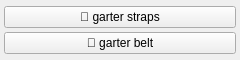
<?xml version="1.0" encoding="UTF-8"?>
<ui version="4.0">
 <class>clothes_garter_straps_menu</class>
 <widget class="QWidget" name="clothes_garter_straps_menu">
  <property name="geometry">
   <rect><x>0</x><y>0</y><width>240</width><height>60</height></rect>
  </property>
  <layout class="QGridLayout" name="grid">
   <property name="leftMargin"><number>4</number></property>
   <property name="topMargin"><number>4</number></property>
   <property name="rightMargin"><number>4</number></property>
   <property name="bottomMargin"><number>4</number></property>
   <property name="horizontalSpacing"><number>2</number></property>
   <property name="verticalSpacing"><number>2</number></property>
   <item row="0" column="0">
    <widget class="QPushButton" name="chk_garter_straps">
     <property name="checkable"><bool>true</bool></property>
     <property name="text"><string>🧷 garter straps</string></property>
     <property name="tags" stdset="0"><string>garter straps</string></property>
     <property name="group" stdset="0"><string>garter_straps</string></property>
    </widget>
   </item>
   <item row="1" column="0">
    <widget class="QPushButton" name="chk_garter_belt">
     <property name="checkable"><bool>true</bool></property>
     <property name="text"><string>🧷 garter belt</string></property>
     <property name="tags" stdset="0"><string>garter belt</string></property>
     <property name="group" stdset="0"><string>garter_straps</string></property>
    </widget>
   </item>
  </layout>
 </widget>
 <resources/>
 <connections/>
</ui>
